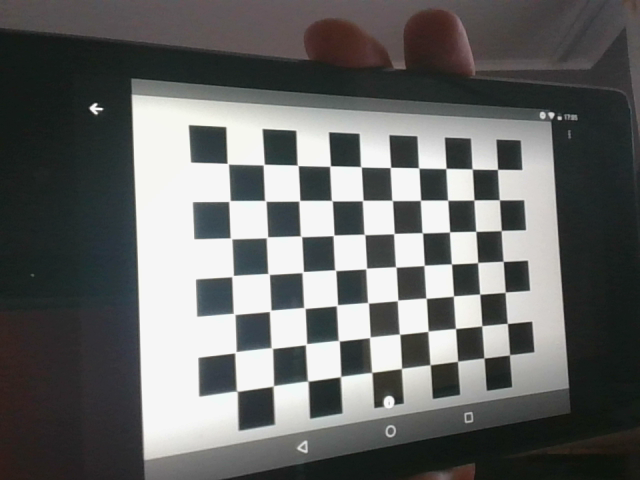
#> input picture data/chessboard.png, 640 x 480 px
$ jupyter execute '03 Camera calibration & 2D to 3D.ipynb'
#> lines starting #> are read from the running program, lines starting #| are printed output that depends on the picture; after the words box and inside, x2 and y2 are one past the last pixel; in counts of white or black regions, pixels touching at a corner belong together; long printed decimals are rounded
[cell 1]
import cv2
import numpy as np

[cell 2]
img = cv2.imread('data/chessboard.png')
#> img is the input picture: shape (480, 640, 3); mean B, G, R 102.6, 103.7, 102.5
pattern_size = (10, 7)

res, corners = cv2.findChessboardCorners(img, pattern_size)
#> res = True; corners = 70 rows, first 8: [227.4, 163.3], [263.9, 164.4], [297.7, 165.5], [330.2, 166], [361.1, 166.9], [390.5, 167.4], [418.7, 168.1], [446, 168.4]

criteria = (cv2.TERM_CRITERIA_EPS + cv2.TERM_CRITERIA_MAX_ITER, 30, 1e-3)

corners_subpix = cv2.cornerSubPix(cv2.cvtColor(img, cv2.COLOR_BGR2GRAY), corners, (10, 10), (-1,-1), criteria)
#> corners_subpix = 70 rows, first 8: [227.7, 163.7], [263.7, 164.5], [297.6, 165.3], [330.1, 166.1], [360.8, 166.7], [390.4, 167.4], [418.7, 167.9], [446, 168.4]

for c in corners.squeeze():
    img = cv2.circle(img, tuple(c), 10, (0, 0, 255))
#> this loop made 70 passes
#> c on passes 1 to 12: [227.7, 163.7], [263.7, 164.5], [297.6, 165.3], [330.1, 166.1], [360.8, 166.7], [390.4, 167.4], [418.7, 167.9], [446, 168.4], [472.2, 169], [497.5, 169.3], [229.4, 201], [265.3, 200.8]
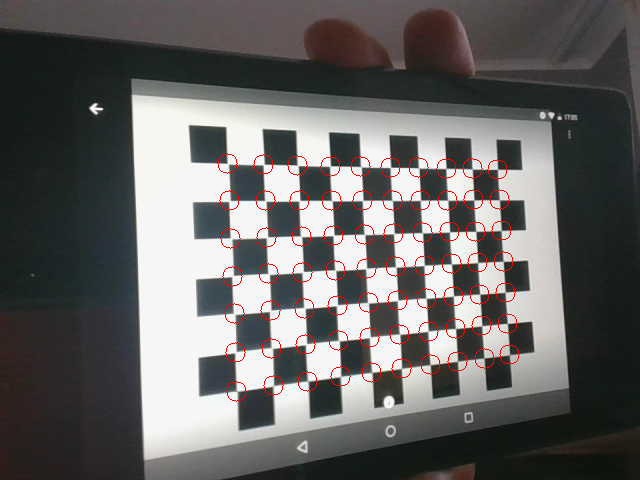
#> img: shape (480, 640, 3); mean B, G, R 100.6, 101.7, 103.8
cv2.drawChessboardCorners(img, pattern_size, corners_subpix, res)
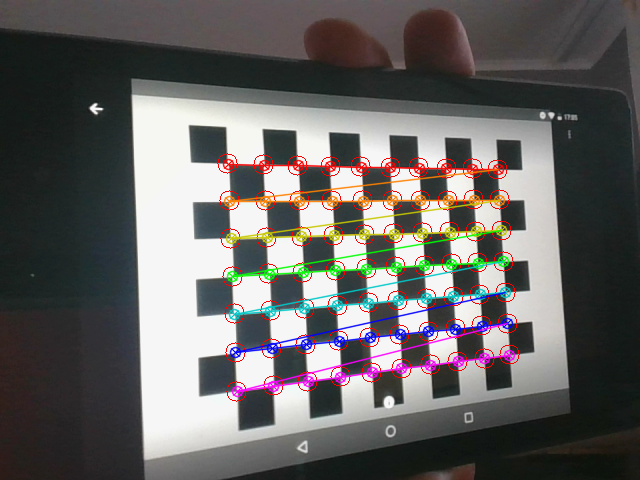
#> img: shape (480, 640, 3); 5.13% of pixels changed, all inside (x1, y1, x2, y2) = (222, 158, 516, 398)

cv2.imshow('', img)
cv2.waitKey()
cv2.destroyAllWindows()

[cell 3]
pattern_points = np.zeros((np.prod(pattern_size), 3), np.float32)
pattern_points[:, :2] = np.indices(pattern_size).T.reshape(-1, 2)

rms, camera_matrix, dist_coefs, rvecs, tvecs = \
    cv2.calibrateCamera([pattern_points], [corners_subpix], img[0].shape, None, None)
#> rms = 0.224; camera_matrix = [[3290.8, 0, 311.7], [0, 1437.9, 45.85], [0, 0, 1]]; dist_coefs = [[0.898, -5.35, -0.107, -0.00546, 47.64]]; rvecs = ([-0.116, -1.16, 0.0481],); tvecs = ([-0.959, 3.12, 37.28],)

[cell 4]
img = cv2.imread('data/chessboard.png')
camera_matrix = np.load('data/camera_mat.npy')
#> (reads data/camera_mat.npy from the repository)
dist_coefs = np.load('data/dist_coefs.npy')
#> (reads data/dist_coefs.npy from the repository)

img_undistorted = cv2.undistort(img, camera_matrix, dist_coefs)
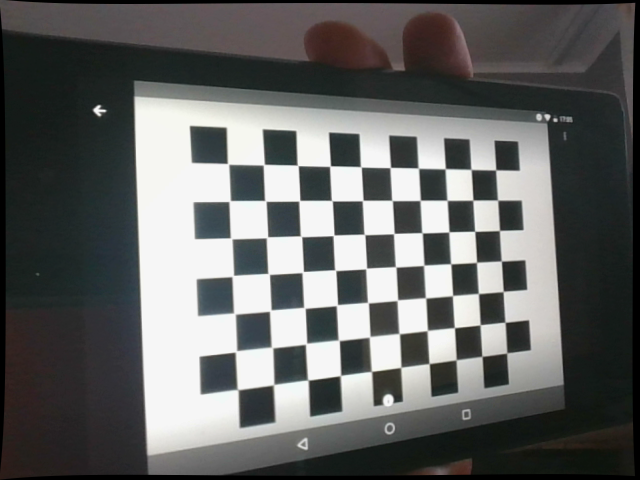
#> img_undistorted: shape (480, 640, 3); mean B, G, R 99.5, 100.5, 99.4
cv2.imshow('', img_undistorted)
cv2.waitKey()
cv2.destroyAllWindows()

[cell 5]
ud_corners = cv2.undistortPoints(corners_subpix, camera_matrix, dist_coefs)
#> ud_corners = 70 rows, first 8: [-0.168, -0.116], [-0.11, -0.115], [-0.0546, -0.114], [-0.00178, -0.112], [0.0483, -0.111], [0.0963, -0.11], [0.142, -0.109], [0.186, -0.108]
print(ud_corners[0])
#| [[-0.1682 -0.116]]

[cell 6]
ud_corners = np.c_[ud_corners.squeeze(), np.ones(len(ud_corners))]
#> ud_corners = 70 rows, first 8: [-0.168, -0.116, 1], [-0.11, -0.115, 1], [-0.0546, -0.114, 1], [-0.00178, -0.112, 1], [0.0483, -0.111, 1], [0.0963, -0.11, 1], [0.142, -0.109, 1], [0.186, -0.108, 1]

img_pts, _ = cv2.projectPoints(ud_corners, (0, 0, 0), (0, 0, 0), camera_matrix, None)
#> img_pts = 70 rows, first 8: [228, 163.9], [263.8, 164.6], [297.6, 165.4], [330.1, 166.1], [360.8, 166.8], [390.2, 167.5], [418.3, 168.1], [445.3, 168.8]

for c in img_pts.squeeze().astype(np.float32):
    cv2.circle(img_undistorted, tuple(c), 5, (0, 0, 255), 2)
#> this loop made 70 passes
#> c on passes 1 to 12: [228, 163.9], [263.8, 164.6], [297.6, 165.4], [330.1, 166.1], [360.8, 166.8], [390.2, 167.5], [418.3, 168.1], [445.3, 168.8], [471, 169.4], [495.8, 169.9], [229.7, 201], [265.3, 200.9]
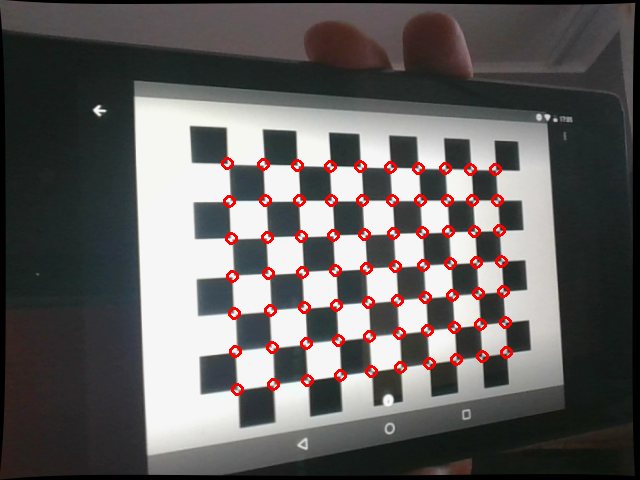
#> img_undistorted: shape (480, 640, 3); 2.05% of pixels changed, all inside (x1, y1, x2, y2) = (221, 157, 513, 396)

cv2.imshow('', img_undistorted)
cv2.waitKey()
cv2.destroyAllWindows()

[cell 7]
img_pts = ud_corners @ camera_matrix.T
#> img_pts = 70 rows, first 8: [228, 163.9, 1], [263.8, 164.6, 1], [297.6, 165.4, 1], [330.1, 166.1, 1], [360.8, 166.8, 1], [390.2, 167.5, 1], [418.3, 168.1, 1], [445.3, 168.8, 1]
img_pts /= img_pts[:, 2, None]

img_pts = img_pts[:, :2]
#> img_pts = 70 pairs, first value 228 to 506.7, second value 163.9 to 389.7

for c in img_pts.squeeze().astype(np.float32):
    cv2.circle(img_undistorted, tuple(c), 5, (0, 255, 0), 2)
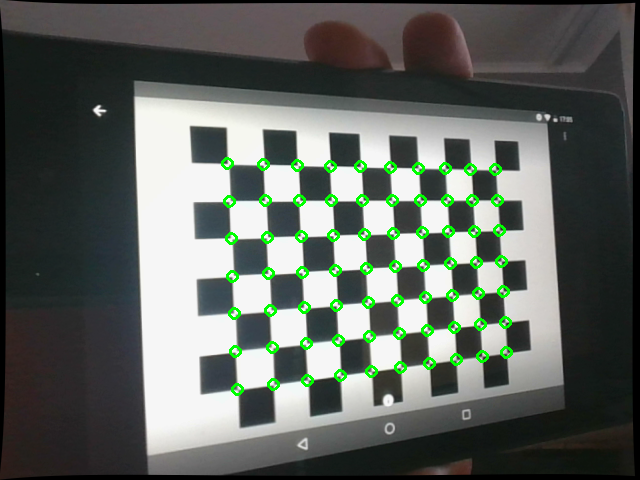
#> img_undistorted: shape (480, 640, 3); 2.05% of pixels changed, all inside (x1, y1, x2, y2) = (221, 157, 513, 396)

cv2.imshow('', img_undistorted)
cv2.waitKey()
cv2.destroyAllWindows()

[cell 8]
ret, rvec, tvec = cv2.solvePnP(pattern_points, corners_subpix, camera_matrix, dist_coefs)
#> ret = True; rvec = [-0.0521, -0.43, -0.039]; tvec = [-2.76, -1.91, 16.43]
